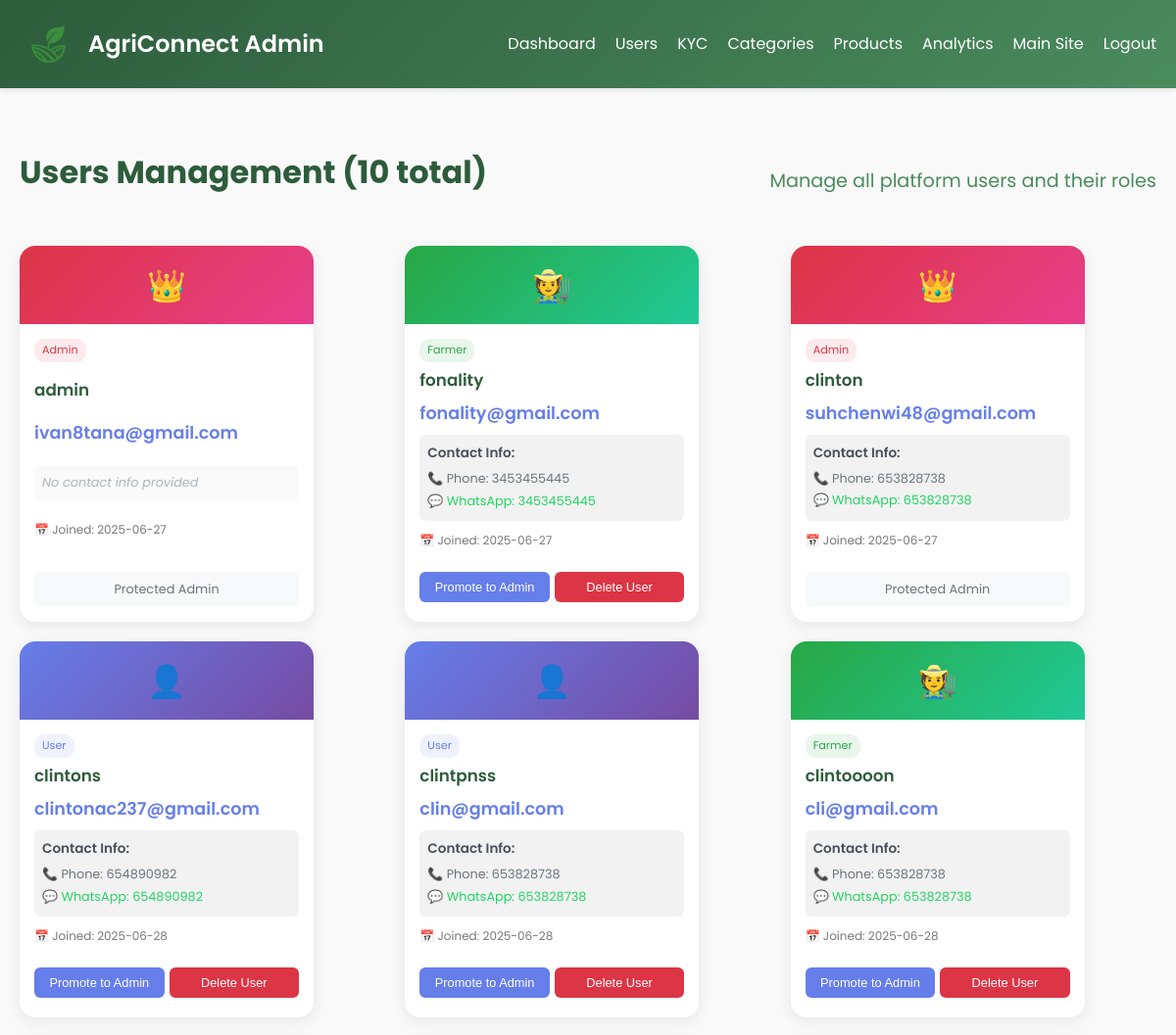
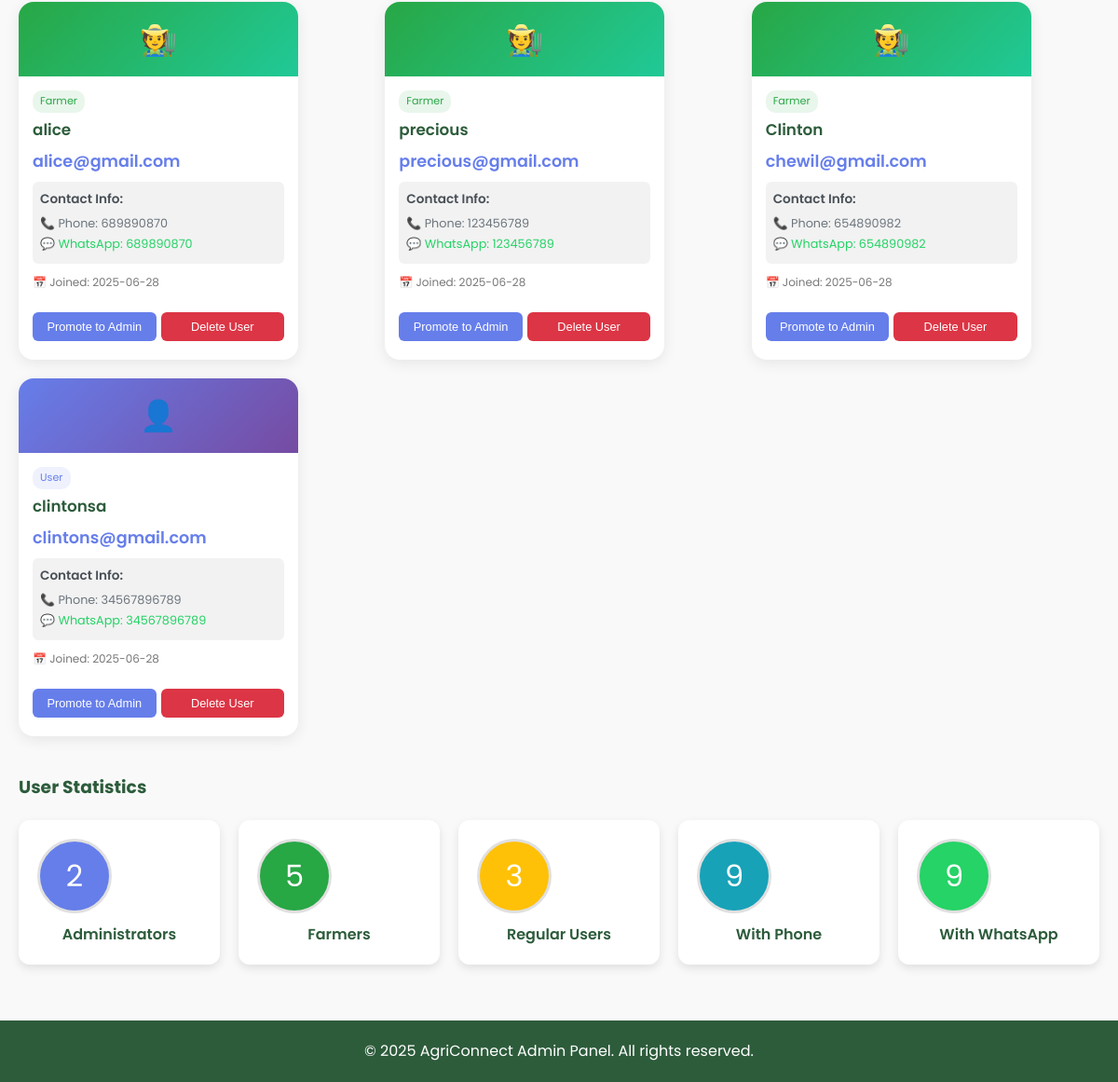
Page /admin/users (signed in) on the committed database (2 pictures, top to bottom).
### app/models/user.py (models this page shows, shortened)
class User(db.Model, UserMixin):
    __tablename__ = 'users'
    id: int = db.Column(db.Integer, primary_key=True)
    username: str = db.Column(db.String(80), unique=True, nullable=False)
    email: str = db.Column(db.String(120), unique=True, nullable=False)
    phone: str | None = db.Column(db.String(20), nullable=True)
    whatsapp: str | None = db.Column(db.String(20), nullable=True)
    password_hash: str = db.Column(db.String(128), nullable=False)
    role: str = db.Column(db.String(20), nullable=False, default='user')  # 'farmer' or 'user'
    created_at: datetime = db.Column(db.DateTime, default=datetime.now)
    updated_at: datetime = db.Column(db.DateTime, default=datetime.now, onupdate=datetime.now)
    products = db.relationship('Product', backref='farmer', lazy=True)
    location = db.relationship('Location', backref='user', uselist=False, lazy=True)
    contact = db.relationship('Contact', backref='user', uselist=False, lazy=True)
    kyc = db.relationship('KYC', backref='user', uselist=False, lazy=True)

### app/views/admin/__init__.py (the view)
@admin_bp.route('/users')
@login_required
@admin_required
def list_users():
    users = User.query.order_by(User.id).all()
    return render_template('admin/users.html', users=users)

### app/extensions.py (called while the page is built)
def initialize_extensions(app: Flask):
    db.init_app(app)
    login_manager.init_app(app)
    bcrypt.init_app(app)
    login_manager.login_view = 'auth.login'  # Redirect to the login page if not authenticated
    login_manager.login_message = 'Please log in to access this page.'  # Custom message for unauthenticated users
    login_manager.session_protection = 'strong'  # Use strong session protection
    socketio.init_app(app)  # Initialize SocketIO with the Flask app
    from app.models.user import User
    @login_manager.user_loader
    def load_user(user_id: str) -> Optional[User]:
        return User.query.get(int(user_id))

### app/views/admin/__init__.py (called while the page is built)
def admin_required(func):
    from functools import wraps
    @wraps(func)
    def wrapper(*args, **kwargs):
        if not current_user.is_authenticated or current_user.role != 'admin':
            flash('Admin access required.', 'danger')
            return redirect(url_for('main.index'))
        return func(*args, **kwargs)
    return wrapper

### app/templates/admin/users.html (shortened to what this page needs)
{% extends 'admin/base.html' %}
{% block content %}
<section class="products-section">
    <div class="container">
        <div class="products-header">
            <h2>Users Management ({{ users|length }} total)</h2>
            <p class="subtitle">Manage all platform users and their roles</p>
        </div>
        <div class="products-grid" style="grid-template-columns: repeat(auto-fit, minmax(320px, 1fr));">
            {% for user in users %}
            <div class="product-card" style="height: auto;">
                <div class="product-placeholder"
                    style="height: 80px; background: linear-gradient(135deg, {% if user.role == 'admin' %}#dc3545, #e83e8c{% elif user.role == 'farmer' %}#28a745, #20c997{% else %}#667eea, #764ba2{% endif %}); color: white; display: flex; align-items: center; justify-content: center; font-size: 2rem;">
                    {% if user.role == 'admin' %}👑
                    {% elif user.role == 'farmer' %}🧑‍🌾
                    {% else %}👤{% endif %}
                </div>
                <div class="product-info">
                    <div class="product-category"
                        style="background: {% if user.role == 'admin' %}rgba(220, 53, 69, 0.1); color: #dc3545{% elif user.role == 'farmer' %}rgba(40, 167, 69, 0.1); color: #28a745{% else %}rgba(102, 126, 234, 0.1); color: #667eea{% endif %};">
                        {{ user.role|title }}
                    </div>
                    <h3 class="product-name">{{ user.username }}</h3>
                    <p class="product-price" style="color: #667eea; margin-bottom: 8px;">{{ user.email }}</p>
                    {% if user.phone or user.whatsapp %}
                    <div style="margin-bottom: 10px; padding: 8px; background: rgba(0,0,0,0.05); border-radius: 6px;">
                        <p style="font-size: 0.85rem; font-weight: 600; color: #495057; margin-bottom: 5px;">Contact
                            Info:</p>
                        {% if user.phone %}
                        <p style="font-size: 0.8rem; color: #6c757d; margin: 2px 0;">
                            📞 Phone: {{ user.phone }}
                        </p>
                        {% endif %}
                        {% if user.whatsapp %}
                        <p style="font-size: 0.8rem; color: #25d366; margin: 2px 0;">
                            💬 WhatsApp: {{ user.whatsapp }}
                        </p>
                        {% endif %}
                    </div>
                    {% else %}
                    <div style="margin-bottom: 10px; padding: 8px; background: rgba(0,0,0,0.02); border-radius: 6px;">
                        <p style="font-size: 0.8rem; color: #adb5bd; font-style: italic;">No contact info provided
                        </p>
                    </div>
                    {% endif %}
                    <p class="product-location">📅 Joined: {{ user.created_at.strftime('%Y-%m-%d') if
                        user.created_at else 'N/A' }}</p>
                    <div style="display: flex; gap: 5px; margin-top: 15px;">
                        {% if user.role != 'admin' %}
                        <form method="post" action="{{ url_for('admin.promote_user', user_id=user.id) }}"
                            style="flex: 1;">
                            <button type="submit" onclick="return confirm('Promote {{ user.username }} to admin?')"
                                style="width: 100%; background: #667eea; color: white; border: none; border-radius: 6px; padding: 8px; font-size: 0.8rem; cursor: pointer; margin-bottom: 5px;">
                                Promote to Admin
                            </button>
                        </form>
                        {% endif %}
                        {% if user.role != 'admin' %}
                        <form method="post" action="{{ url_for('admin.delete_user', user_id=user.id) }}"
                            style="flex: 1;">
                            <button type="submit"
                                onclick="return confirm('Delete user {{ user.username }}? This action cannot be undone.')"
                                style="width: 100%; background: #dc3545; color: white; border: none; border-radius: 6px; padding: 8px; font-size: 0.8rem; cursor: pointer;">
                                Delete User
                            </button>
                        </form>
                        {% else %}
                        <div
                            style="flex: 1; text-align: center; padding: 8px; background: #f8f9fa; border-radius: 6px; font-size: 0.8rem; color: #6c757d;">
                            Protected Admin
                        </div>
                        {% endif %}
                    </div>
                </div>
            </div>
            {% else %}
            <div class="no-products">
                <h3>No users found</h3>
                <p>No users are registered in the system.</p>
            </div>
            {% endfor %}
        </div>
        <div class="products-header" style="margin-top: 40px;">
            <h3>User Statistics</h3>
        </div>
        <div class="categories-grid" style="grid-template-columns: repeat(auto-fit, minmax(200px, 1fr));">
            <div class="category-card">
                <div class="category-img"
                    style="background: #667eea; color: white; display: flex; align-items: center; justify-content: center; font-size: 2rem;">
                    {{ users|selectattr('role', 'equalto', 'admin')|list|length }}
                </div>
                <p class="category-name">Administrators</p>
            </div>
            <div class="category-card">
                <div class="category-img"
                    style="background: #28a745; color: white; display: flex; align-items: center; justify-content: center; font-size: 2rem;">
                    {{ users|selectattr('role', 'equalto', 'farmer')|list|length }}
                </div>
                <p class="category-name">Farmers</p>
            </div>
            <div class="category-card">
                <div class="category-img"
                    style="background: #ffc107; color: white; display: flex; align-items: center; justify-content: center; font-size: 2rem;">
                    {{ users|selectattr('role', 'equalto', 'user')|list|length }}
                </div>
                <p class="category-name">Regular Users</p>
            </div>
            <div class="category-card">
                <div class="category-img"
                    style="background: #17a2b8; color: white; display: flex; align-items: center; justify-content: center; font-size: 2rem;">
                    {{ users|selectattr('phone')|list|length }}
                </div>
                <p class="category-name">With Phone</p>
            </div>
            <div class="category-card">
                <div class="category-img"
                    style="background: #25d366; color: white; display: flex; align-items: center; justify-content: center; font-size: 2rem;">
                    {{ users|selectattr('whatsapp')|list|length }}
                </div>
                <p class="category-name">With WhatsApp</p>
            </div>
        </div>
    </div>
</section>
{% endblock %}

### app/static/css/UserDashboard.css (style rules this page uses)
* { margin: 0; padding: 0; box-sizing: border-box; }
body { font-family: 'Poppins', sans-serif; background-color: #f4f7f6; color: #333; line-height: 1.6; }
.container { max-width: 1200px; margin: 0 auto; padding: 0 20px; }
.subtitle { font-size: 1.2rem; color: #4a8b5e; margin-bottom: 10px; }
.categories-grid { display: grid; grid-template-columns: repeat(auto-fit, minmax(150px, 1fr)); gap: 20px; }
.category-card { background: #fff; border-radius: 12px; max-width: 300px; padding: 20px; text-align: center; box-shadow: 0 4px 10px rgba(0, 0, 0, 0.1); transition: transform 0.3s, box-shadow 0.3s; cursor: pointer; }
.category-img { width: 80px; height: 80px; object-fit: cover; border-radius: 50%; border: 3px solid #e0e0e0; margin-bottom: 10px; }
.category-name { font-weight: 600; color: #2d5c3b; }
.products-section { padding: 60px 0; background-color: #f9f9f9; min-height: 85vh; }
.products-section h2 { text-align: center; font-size: 2rem; color: #2d5c3b; margin-bottom: 30px; }
.products-header { display: flex; justify-content: space-between; align-items: center; margin-bottom: 20px; flex-wrap: wrap; gap: 15px; }
.products-grid { display: grid; grid-template-columns: repeat(auto-fit, minmax(180px, 250px)); justify-content: center; gap: 20px; }
.product-card { background: white; border-radius: 16px; max-width: 300px; overflow: hidden; box-shadow: 0 4px 15px rgba(0, 0, 0, 0.08); transition: all 0.3s ease; position: relative; min-height: 380px; display: flex; flex-direction: column; }
.product-placeholder { width: 100%; height: 140px; background: linear-gradient(135deg, #f5f5f5, #e0e0e0); display: flex; align-items: center; justify-content: center; color: #999; font-weight: 500; }
.product-info { padding: 15px; display: flex; flex-direction: column; flex-grow: 1; justify-content: space-between; }
.product-name { font-size: 1.05rem; font-weight: 600; color: #2d5c3b; margin-bottom: 8px; line-height: 1.3; display: -webkit-box; -webkit-line-clamp: 2; -webkit-box-orient: vertical; overflow: hidden; }
.product-price { color: #28a745; font-weight: 600; font-size: 1.1rem; margin-bottom: 8px; }
.product-location { font-size: 0.75rem; color: #777; margin-bottom: 8px; }
.product-category { font-size: 0.7rem; color: #28a745; background: rgba(40, 167, 69, 0.1); padding: 3px 8px; border-radius: 10px; display: inline-block; margin-bottom: 8px; align-self: flex-start; }
.products-section h2, .products-section h3, .products-header h2, .products-header h3 { color: #2d5c3b !important; }
.products-header .subtitle, .subtitle { color: #4a8b5e !important; }
.category-card .category-name { color: #2d5c3b !important; }
.product-card .product-name { color: #2d5c3b !important; }
.product-card .product-location { color: #777 !important; }

### app/templates/admin/base.html (style rules this page uses)
body { min-height: 100vh; }

### rows in the picture
User: role "Admin", username "admin", email "ivan8tana@gmail.com", shows "No contact info provided", created_at "2025-06-27", shows "Protected Admin"
User: role "Farmer", username "fonality", email "fonality@gmail.com", phone "3453455445", whatsapp "3453455445", created_at "2025-06-27"
User: role "Admin", username "clinton", email "suhchenwi48@gmail.com", phone "653828738", whatsapp "653828738", created_at "2025-06-27", shows "Protected Admin"
User: role "User", username "clintons", email "clintonac237@gmail.com", phone "654890982", whatsapp "654890982", created_at "2025-06-28"
User: role "User", username "clintpnss", email "clin@gmail.com", phone "653828738", whatsapp "653828738", created_at "2025-06-28"
User: role "Farmer", username "clintoooon", email "cli@gmail.com", phone "653828738", whatsapp "653828738", created_at "2025-06-28"
User: role "Farmer", username "alice", email "alice@gmail.com", phone "689890870", whatsapp "689890870", created_at "2025-06-28"
User: role "Farmer", username "precious", email "precious@gmail.com", phone "123456789", whatsapp "123456789", created_at "2025-06-28"
User: role "Farmer", username "Clinton", email "chewil@gmail.com", phone "654890982", whatsapp "654890982", created_at "2025-06-28"
User: role "User", username "clintonsa", email "clintons@gmail.com", phone "34567896789", whatsapp "34567896789", created_at "2025-06-28"

### other values in the picture
{{ users|length }} "10"
{{ users|selectattr('role', 'equalto', 'admin')|list|length }} "2"
{{ users|selectattr('role', 'equalto', 'farmer')|list|length }} "5"
{{ users|selectattr('role', 'equalto', 'user')|list|length }} "3"
{{ users|selectattr('phone')|list|length }} "9"
{{ users|selectattr('whatsapp')|list|length }} "9"
